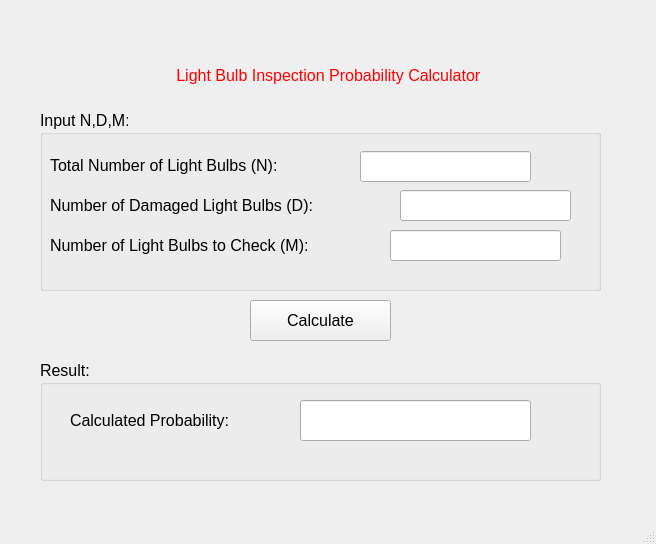
<?xml version="1.0" encoding="UTF-8"?>
<ui version="4.0">
 <class>MainWindow</class>
 <widget class="QMainWindow" name="MainWindow">
  <property name="geometry">
   <rect>
    <x>0</x>
    <y>0</y>
    <width>656</width>
    <height>544</height>
   </rect>
  </property>
  <property name="windowTitle">
   <string>MainWindow</string>
  </property>
  <widget class="QWidget" name="centralwidget">
   <widget class="QLabel" name="label">
    <property name="geometry">
     <rect>
      <x>120</x>
      <y>50</y>
      <width>421</width>
      <height>51</height>
     </rect>
    </property>
    <property name="text">
     <string>&lt;html&gt;&lt;head/&gt;&lt;body&gt;&lt;p align=&quot;center&quot;&gt;&lt;span style=&quot; font-size:12pt; color:#ff0000;&quot;&gt;Light Bulb Inspection Probability Calculator &lt;/span&gt;&lt;/p&gt;&lt;/body&gt;&lt;/html&gt;</string>
    </property>
   </widget>
   <widget class="QGroupBox" name="groupBox">
    <property name="geometry">
     <rect>
      <x>40</x>
      <y>110</y>
      <width>561</width>
      <height>181</height>
     </rect>
    </property>
    <property name="font">
     <font>
      <pointsize>12</pointsize>
     </font>
    </property>
    <property name="title">
     <string>Input N,D,M:</string>
    </property>
    <widget class="QLabel" name="label_2">
     <property name="geometry">
      <rect>
       <x>10</x>
       <y>40</y>
       <width>301</width>
       <height>31</height>
      </rect>
     </property>
     <property name="text">
      <string>Total Number of Light Bulbs (N): </string>
     </property>
    </widget>
    <widget class="QLabel" name="label_3">
     <property name="geometry">
      <rect>
       <x>10</x>
       <y>80</y>
       <width>331</width>
       <height>31</height>
      </rect>
     </property>
     <property name="text">
      <string>Number of Damaged Light Bulbs (D):</string>
     </property>
    </widget>
    <widget class="QLabel" name="label_4">
     <property name="geometry">
      <rect>
       <x>10</x>
       <y>120</y>
       <width>331</width>
       <height>31</height>
      </rect>
     </property>
     <property name="text">
      <string>Number of Light Bulbs to Check (M):</string>
     </property>
    </widget>
    <widget class="QLineEdit" name="lineEditN">
     <property name="geometry">
      <rect>
       <x>320</x>
       <y>41</y>
       <width>171</width>
       <height>31</height>
      </rect>
     </property>
    </widget>
    <widget class="QLineEdit" name="lineEditD">
     <property name="geometry">
      <rect>
       <x>360</x>
       <y>80</y>
       <width>171</width>
       <height>31</height>
      </rect>
     </property>
    </widget>
    <widget class="QLineEdit" name="lineEditM">
     <property name="geometry">
      <rect>
       <x>350</x>
       <y>120</y>
       <width>171</width>
       <height>31</height>
      </rect>
     </property>
    </widget>
   </widget>
   <widget class="QPushButton" name="pushButton">
    <property name="geometry">
     <rect>
      <x>250</x>
      <y>300</y>
      <width>141</width>
      <height>41</height>
     </rect>
    </property>
    <property name="font">
     <font>
      <pointsize>12</pointsize>
     </font>
    </property>
    <property name="text">
     <string>Calculate</string>
    </property>
    <property name="icon">
     <iconset>
      <normaloff>images/8468578_calculator_finance_calculate_mathematics_calculation_icon.png</normaloff>images/8468578_calculator_finance_calculate_mathematics_calculation_icon.png</iconset>
    </property>
   </widget>
   <widget class="QGroupBox" name="groupBox_2">
    <property name="geometry">
     <rect>
      <x>40</x>
      <y>360</y>
      <width>561</width>
      <height>121</height>
     </rect>
    </property>
    <property name="font">
     <font>
      <pointsize>12</pointsize>
     </font>
    </property>
    <property name="title">
     <string>Result:</string>
    </property>
    <widget class="QLabel" name="label_5">
     <property name="geometry">
      <rect>
       <x>30</x>
       <y>40</y>
       <width>211</width>
       <height>41</height>
      </rect>
     </property>
     <property name="text">
      <string>Calculated Probability:</string>
     </property>
    </widget>
    <widget class="QLineEdit" name="lineEditProfit">
     <property name="geometry">
      <rect>
       <x>260</x>
       <y>40</y>
       <width>231</width>
       <height>41</height>
      </rect>
     </property>
    </widget>
   </widget>
  </widget>
  <widget class="QMenuBar" name="menubar">
   <property name="geometry">
    <rect>
     <x>0</x>
     <y>0</y>
     <width>656</width>
     <height>26</height>
    </rect>
   </property>
  </widget>
  <widget class="QStatusBar" name="statusbar"/>
 </widget>
 <resources/>
 <connections/>
</ui>
